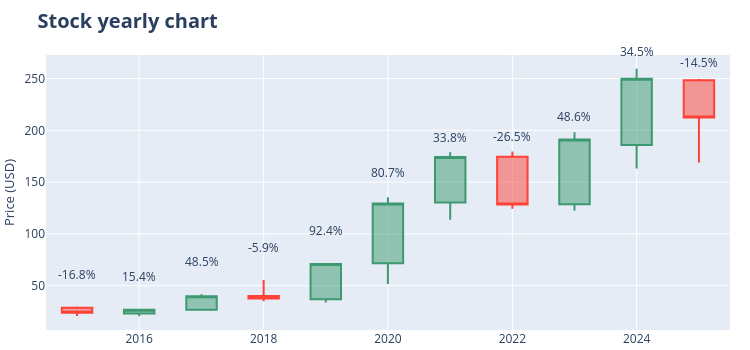

Here is the notebook cell this chart was saved with:
### Code cell
# Interactive candlestick chart with Plotly
# ==============================================================================
candlestick = go.Candlestick(
    x=pd.to_datetime(df_plot.index, format="%Y"),
    open=df_plot.Open,
    close=df_plot.Close,
    low=df_plot.Low,
    high=df_plot.High,
)

fig = go.Figure(data=[candlestick])

fig.update_layout(
    width=750,
    height=350,
    title=dict(text="<b>Stock yearly chart</b>", font=dict(size=20)),
    yaxis_title=dict(text="Price (USD)", font=dict(size=13)),
    margin=dict(l=0, r=20, t=55, b=20),
    xaxis_rangeslider_visible=False,
    annotations=annotations_list,
)

fig.show()

### Figure 1 — Plotly figure (JSON) as saved in the notebook; plotly's stock layout.template omitted (floating-point values rounded to 4 significant figures)
{"data": [{"close": [23.78, 26.75, 39.72, 37.57, 71.0, 129.4, 174.3, 128.3, 191.1, 249.8, 212.3], "high": [29.78, 27.27, 41.59, 55.42, 71.08, 135.4, 178.8, 179.6, 198.2, 259.5, 249.7], "low": [20.7, 20.45, 26.51, 34.92, 33.83, 51.53, 113.5, 124.3, 122.6, 163.1, 169.0], "open": [28.58, 23.18, 26.75, 39.93, 36.9, 71.63, 130.2, 174.5, 128.6, 185.8, 248.3], "type": "candlestick", "x": ["2015-01-01T00:00:00.000000000", "2016-01-01T00:00:00.000000000", "2017-01-01T00:00:00.000000000", "2018-01-01T00:00:00.000000000", "2019-01-01T00:00:00.000000000", "2020-01-01T00:00:00.000000000", "2021-01-01T00:00:00.000000000", "2022-01-01T00:00:00.000000000", "2023-01-01T00:00:00.000000000", "2024-01-01T00:00:00.000000000", "2025-01-01T00:00:00.000000000"]}], "layout": {"annotations": [{"showarrow": false, "text": "-16.8%", "x": "2015-01-01T00:00:00", "xanchor": "center", "xref": "x", "y": 0.1648, "yref": "paper"}, {"showarrow": false, "text": "15.4%", "x": "2016-01-01T00:00:00", "xanchor": "center", "xref": "x", "y": 0.1551, "yref": "paper"}, {"showarrow": false, "text": "48.5%", "x": "2017-01-01T00:00:00", "xanchor": "center", "xref": "x", "y": 0.2103, "yref": "paper"}, {"showarrow": false, "text": "-5.9%", "x": "2018-01-01T00:00:00", "xanchor": "center", "xref": "x", "y": 0.2636, "yref": "paper"}, {"showarrow": false, "text": "92.4%", "x": "2019-01-01T00:00:00", "xanchor": "center", "xref": "x", "y": 0.3239, "yref": "paper"}, {"showarrow": false, "text": "80.7%", "x": "2020-01-01T00:00:00", "xanchor": "center", "xref": "x", "y": 0.5718, "yref": "paper"}, {"showarrow": false, "text": "33.8%", "x": "2021-01-01T00:00:00", "xanchor": "center", "xref": "x", "y": 0.7389, "yref": "paper"}, {"showarrow": false, "text": "-26.5%", "x": "2022-01-01T00:00:00", "xanchor": "center", "xref": "x", "y": 0.742, "yref": "paper"}, {"showarrow": false, "text": "48.6%", "x": "2023-01-01T00:00:00", "xanchor": "center", "xref": "x", "y": 0.8137, "yref": "paper"}, {"showarrow": false, "text": "34.5%", "x": "2024-01-01T00:00:00", "xanchor": "center", "xref": "x", "y": 1.05, "yref": "paper"}, {"showarrow": false, "text": "-14.5%", "x": "2025-01-01T00:00:00", "xanchor": "center", "xref": "x", "y": 1.012, "yref": "paper"}], "height": 350, "margin": {"b": 20, "l": 0, "r": 20, "t": 55}, "title": {"font": {"size": 20}, "text": "<b>Stock yearly chart</b>"}, "width": 750, "xaxis": {"rangeslider": {"visible": false}}, "yaxis": {"title": {"font": {"size": 13}, "text": "Price (USD)"}}}}
